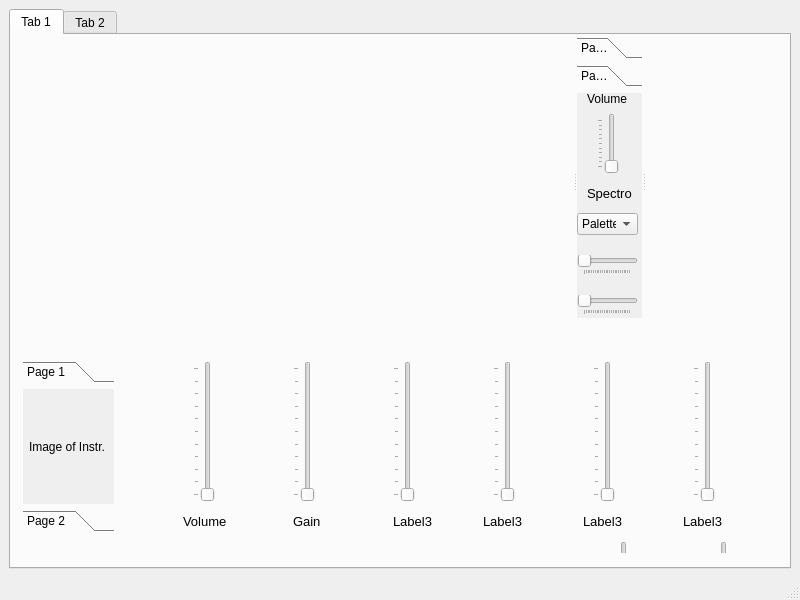
<?xml version="1.0" encoding="UTF-8"?>
<ui version="4.0">
 <class>MainWindow</class>
 <widget class="QMainWindow" name="MainWindow">
  <property name="geometry">
   <rect>
    <x>0</x>
    <y>0</y>
    <width>800</width>
    <height>600</height>
   </rect>
  </property>
  <property name="maximumSize">
   <size>
    <width>1000</width>
    <height>700</height>
   </size>
  </property>
  <property name="windowTitle">
   <string>MainWindow</string>
  </property>
  <widget class="QWidget" name="centralwidget">
   <layout class="QHBoxLayout" name="horizontalLayout">
    <item>
     <widget class="QTabWidget" name="tabWidget">
      <property name="currentIndex">
       <number>0</number>
      </property>
      <widget class="QWidget" name="tab">
       <attribute name="title">
        <string>Tab 1</string>
       </attribute>
       <widget class="QWidget" name="">
        <property name="geometry">
         <rect>
          <x>2</x>
          <y>0</y>
          <width>802</width>
          <height>518</height>
         </rect>
        </property>
        <layout class="QVBoxLayout" name="verticalLayout">
         <item>
          <widget class="QWidget" name="widget" native="true">
           <property name="minimumSize">
            <size>
             <width>0</width>
             <height>300</height>
            </size>
           </property>
           <widget class="QSplitter" name="splitter">
            <property name="geometry">
             <rect>
              <x>10</x>
              <y>0</y>
              <width>761</width>
              <height>291</height>
             </rect>
            </property>
            <property name="orientation">
             <enum>Qt::Horizontal</enum>
            </property>
            <widget class="QWidget" name="MainGraph" native="true">
             <property name="minimumSize">
              <size>
               <width>400</width>
               <height>0</height>
              </size>
             </property>
            </widget>
            <widget class="QWidget" name="MainSpectroControls" native="true">
             <property name="minimumSize">
              <size>
               <width>60</width>
               <height>0</height>
              </size>
             </property>
             <property name="maximumSize">
              <size>
               <width>65</width>
               <height>16777215</height>
              </size>
             </property>
             <widget class="QToolBox" name="MainControl">
              <property name="geometry">
               <rect>
                <x>0</x>
                <y>2</y>
                <width>69</width>
                <height>281</height>
               </rect>
              </property>
              <property name="currentIndex">
               <number>1</number>
              </property>
              <widget class="QWidget" name="page_3">
               <property name="geometry">
                <rect>
                 <x>0</x>
                 <y>0</y>
                 <width>69</width>
                 <height>227</height>
                </rect>
               </property>
               <attribute name="label">
                <string>Page 1</string>
               </attribute>
               <widget class="QPushButton" name="SpectroButton">
                <property name="geometry">
                 <rect>
                  <x>0</x>
                  <y>20</y>
                  <width>61</width>
                  <height>23</height>
                 </rect>
                </property>
                <property name="text">
                 <string>Spectro</string>
                </property>
               </widget>
               <widget class="QPushButton" name="PlayButton">
                <property name="geometry">
                 <rect>
                  <x>0</x>
                  <y>60</y>
                  <width>61</width>
                  <height>23</height>
                 </rect>
                </property>
                <property name="text">
                 <string>Play</string>
                </property>
               </widget>
               <widget class="QPushButton" name="OpenFileButton">
                <property name="geometry">
                 <rect>
                  <x>0</x>
                  <y>0</y>
                  <width>61</width>
                  <height>23</height>
                 </rect>
                </property>
                <property name="styleSheet">
                 <string notr="true">radius:&quot;3&quot;;</string>
                </property>
                <property name="text">
                 <string>Open File</string>
                </property>
               </widget>
               <widget class="QPushButton" name="PauseButton">
                <property name="geometry">
                 <rect>
                  <x>0</x>
                  <y>80</y>
                  <width>61</width>
                  <height>23</height>
                 </rect>
                </property>
                <property name="text">
                 <string>Pause</string>
                </property>
               </widget>
               <widget class="QPushButton" name="FasterButton">
                <property name="geometry">
                 <rect>
                  <x>0</x>
                  <y>140</y>
                  <width>61</width>
                  <height>23</height>
                 </rect>
                </property>
                <property name="text">
                 <string>Faster</string>
                </property>
               </widget>
               <widget class="QPushButton" name="SlowerButton">
                <property name="geometry">
                 <rect>
                  <x>0</x>
                  <y>120</y>
                  <width>61</width>
                  <height>23</height>
                 </rect>
                </property>
                <property name="text">
                 <string>Slower</string>
                </property>
               </widget>
               <widget class="QPushButton" name="ZoomInButton">
                <property name="geometry">
                 <rect>
                  <x>0</x>
                  <y>180</y>
                  <width>61</width>
                  <height>23</height>
                 </rect>
                </property>
                <property name="text">
                 <string>Zoom in</string>
                </property>
               </widget>
               <widget class="QPushButton" name="ZoomOutButton">
                <property name="geometry">
                 <rect>
                  <x>0</x>
                  <y>200</y>
                  <width>61</width>
                  <height>23</height>
                 </rect>
                </property>
                <property name="text">
                 <string>Zoom out</string>
                </property>
               </widget>
              </widget>
              <widget class="QWidget" name="page_4">
               <property name="geometry">
                <rect>
                 <x>0</x>
                 <y>0</y>
                 <width>69</width>
                 <height>227</height>
                </rect>
               </property>
               <attribute name="label">
                <string>Page 2</string>
               </attribute>
               <widget class="QSlider" name="AudioVolumeSlider">
                <property name="geometry">
                 <rect>
                  <x>20</x>
                  <y>20</y>
                  <width>22</width>
                  <height>61</height>
                 </rect>
                </property>
                <property name="maximum">
                 <number>10</number>
                </property>
                <property name="orientation">
                 <enum>Qt::Vertical</enum>
                </property>
                <property name="tickPosition">
                 <enum>QSlider::TicksAbove</enum>
                </property>
                <property name="tickInterval">
                 <number>1</number>
                </property>
               </widget>
               <widget class="QLabel" name="MainVolumeLabel">
                <property name="geometry">
                 <rect>
                  <x>10</x>
                  <y>-10</y>
                  <width>51</width>
                  <height>31</height>
                 </rect>
                </property>
                <property name="font">
                 <font>
                  <pointsize>9</pointsize>
                 </font>
                </property>
                <property name="text">
                 <string>Volume</string>
                </property>
               </widget>
               <widget class="QLabel" name="SpectroLabel">
                <property name="geometry">
                 <rect>
                  <x>10</x>
                  <y>90</y>
                  <width>47</width>
                  <height>21</height>
                 </rect>
                </property>
                <property name="font">
                 <font>
                  <pointsize>10</pointsize>
                 </font>
                </property>
                <property name="text">
                 <string>Spectro</string>
                </property>
               </widget>
               <widget class="QComboBox" name="PaletteComboBox">
                <property name="geometry">
                 <rect>
                  <x>0</x>
                  <y>120</y>
                  <width>61</width>
                  <height>22</height>
                 </rect>
                </property>
                <item>
                 <property name="text">
                  <string>Palettes</string>
                 </property>
                </item>
               </widget>
               <widget class="QSlider" name="Spec_minSLider">
                <property name="geometry">
                 <rect>
                  <x>0</x>
                  <y>162</y>
                  <width>61</width>
                  <height>20</height>
                 </rect>
                </property>
                <property name="maximum">
                 <number>255</number>
                </property>
                <property name="orientation">
                 <enum>Qt::Horizontal</enum>
                </property>
                <property name="tickPosition">
                 <enum>QSlider::TicksBelow</enum>
                </property>
               </widget>
               <widget class="QSlider" name="Spec_MaxSlider">
                <property name="geometry">
                 <rect>
                  <x>0</x>
                  <y>202</y>
                  <width>61</width>
                  <height>20</height>
                 </rect>
                </property>
                <property name="maximum">
                 <number>255</number>
                </property>
                <property name="tracking">
                 <bool>true</bool>
                </property>
                <property name="orientation">
                 <enum>Qt::Horizontal</enum>
                </property>
                <property name="tickPosition">
                 <enum>QSlider::TicksBelow</enum>
                </property>
               </widget>
              </widget>
             </widget>
            </widget>
            <widget class="QWidget" name="SpectroChannel" native="true"/>
           </widget>
          </widget>
         </item>
         <item>
          <widget class="QWidget" name="Equalizer" native="true">
           <widget class="QToolBox" name="EqualizerControl">
            <property name="geometry">
             <rect>
              <x>10</x>
              <y>20</y>
              <width>91</width>
              <height>171</height>
             </rect>
            </property>
            <property name="currentIndex">
             <number>0</number>
            </property>
            <widget class="QWidget" name="page_5">
             <property name="geometry">
              <rect>
               <x>0</x>
               <y>0</y>
               <width>91</width>
               <height>117</height>
              </rect>
             </property>
             <attribute name="label">
              <string>Page 1</string>
             </attribute>
             <widget class="QLabel" name="ImageOFInstHolder">
              <property name="geometry">
               <rect>
                <x>6</x>
                <y>2</y>
                <width>81</width>
                <height>111</height>
               </rect>
              </property>
              <property name="text">
               <string>Image of Instr.</string>
              </property>
             </widget>
            </widget>
            <widget class="QWidget" name="page_6">
             <property name="geometry">
              <rect>
               <x>0</x>
               <y>0</y>
               <width>91</width>
               <height>117</height>
              </rect>
             </property>
             <attribute name="label">
              <string>Page 2</string>
             </attribute>
             <widget class="QPushButton" name="Instrument_4">
              <property name="geometry">
               <rect>
                <x>10</x>
                <y>0</y>
                <width>75</width>
                <height>23</height>
               </rect>
              </property>
              <property name="text">
               <string>Inst 1</string>
              </property>
             </widget>
             <widget class="QPushButton" name="Instrument_2">
              <property name="geometry">
               <rect>
                <x>10</x>
                <y>30</y>
                <width>75</width>
                <height>23</height>
               </rect>
              </property>
              <property name="text">
               <string>Inst 2</string>
              </property>
             </widget>
             <widget class="QPushButton" name="Instrument_3">
              <property name="geometry">
               <rect>
                <x>10</x>
                <y>60</y>
                <width>75</width>
                <height>23</height>
               </rect>
              </property>
              <property name="text">
               <string>Inst 3</string>
              </property>
             </widget>
            </widget>
           </widget>
           <widget class="QSlider" name="EqualizerVolume">
            <property name="geometry">
             <rect>
              <x>180</x>
              <y>20</y>
              <width>22</width>
              <height>141</height>
             </rect>
            </property>
            <property name="maximum">
             <number>10</number>
            </property>
            <property name="orientation">
             <enum>Qt::Vertical</enum>
            </property>
            <property name="tickPosition">
             <enum>QSlider::TicksAbove</enum>
            </property>
           </widget>
           <widget class="QSlider" name="EqualizerGain">
            <property name="geometry">
             <rect>
              <x>280</x>
              <y>20</y>
              <width>22</width>
              <height>141</height>
             </rect>
            </property>
            <property name="maximum">
             <number>10</number>
            </property>
            <property name="orientation">
             <enum>Qt::Vertical</enum>
            </property>
            <property name="tickPosition">
             <enum>QSlider::TicksAbove</enum>
            </property>
           </widget>
           <widget class="QSlider" name="verticalSlider_4">
            <property name="geometry">
             <rect>
              <x>380</x>
              <y>20</y>
              <width>22</width>
              <height>141</height>
             </rect>
            </property>
            <property name="maximum">
             <number>10</number>
            </property>
            <property name="orientation">
             <enum>Qt::Vertical</enum>
            </property>
            <property name="tickPosition">
             <enum>QSlider::TicksAbove</enum>
            </property>
           </widget>
           <widget class="QSlider" name="verticalSlider_5">
            <property name="geometry">
             <rect>
              <x>480</x>
              <y>20</y>
              <width>22</width>
              <height>141</height>
             </rect>
            </property>
            <property name="maximum">
             <number>10</number>
            </property>
            <property name="orientation">
             <enum>Qt::Vertical</enum>
            </property>
            <property name="tickPosition">
             <enum>QSlider::TicksAbove</enum>
            </property>
           </widget>
           <widget class="QSlider" name="verticalSlider_6">
            <property name="geometry">
             <rect>
              <x>580</x>
              <y>20</y>
              <width>22</width>
              <height>141</height>
             </rect>
            </property>
            <property name="maximum">
             <number>10</number>
            </property>
            <property name="orientation">
             <enum>Qt::Vertical</enum>
            </property>
            <property name="tickPosition">
             <enum>QSlider::TicksAbove</enum>
            </property>
           </widget>
           <widget class="QSlider" name="verticalSlider_7">
            <property name="geometry">
             <rect>
              <x>680</x>
              <y>20</y>
              <width>22</width>
              <height>141</height>
             </rect>
            </property>
            <property name="maximum">
             <number>10</number>
            </property>
            <property name="orientation">
             <enum>Qt::Vertical</enum>
            </property>
            <property name="tickPosition">
             <enum>QSlider::TicksAbove</enum>
            </property>
           </widget>
           <widget class="QLabel" name="VolumeLabel">
            <property name="geometry">
             <rect>
              <x>170</x>
              <y>170</y>
              <width>61</width>
              <height>20</height>
             </rect>
            </property>
            <property name="font">
             <font>
              <pointsize>10</pointsize>
             </font>
            </property>
            <property name="text">
             <string>Volume</string>
            </property>
           </widget>
           <widget class="QLabel" name="VolumeLabel_2">
            <property name="geometry">
             <rect>
              <x>280</x>
              <y>170</y>
              <width>61</width>
              <height>20</height>
             </rect>
            </property>
            <property name="font">
             <font>
              <pointsize>10</pointsize>
             </font>
            </property>
            <property name="text">
             <string>Gain</string>
            </property>
           </widget>
           <widget class="QLabel" name="VolumeLabel_3">
            <property name="geometry">
             <rect>
              <x>380</x>
              <y>170</y>
              <width>61</width>
              <height>20</height>
             </rect>
            </property>
            <property name="font">
             <font>
              <pointsize>10</pointsize>
             </font>
            </property>
            <property name="text">
             <string>Label3</string>
            </property>
           </widget>
           <widget class="QWidget" name="Equalizer_2" native="true">
            <property name="geometry">
             <rect>
              <x>420</x>
              <y>180</y>
              <width>800</width>
              <height>210</height>
             </rect>
            </property>
            <widget class="QSlider" name="verticalSlider_8">
             <property name="geometry">
              <rect>
               <x>180</x>
               <y>20</y>
               <width>22</width>
               <height>141</height>
              </rect>
             </property>
             <property name="orientation">
              <enum>Qt::Vertical</enum>
             </property>
            </widget>
            <widget class="QSlider" name="verticalSlider_9">
             <property name="geometry">
              <rect>
               <x>280</x>
               <y>20</y>
               <width>22</width>
               <height>141</height>
              </rect>
             </property>
             <property name="orientation">
              <enum>Qt::Vertical</enum>
             </property>
            </widget>
            <widget class="QSlider" name="verticalSlider_10">
             <property name="geometry">
              <rect>
               <x>380</x>
               <y>20</y>
               <width>22</width>
               <height>141</height>
              </rect>
             </property>
             <property name="orientation">
              <enum>Qt::Vertical</enum>
             </property>
            </widget>
            <widget class="QSlider" name="verticalSlider_11">
             <property name="geometry">
              <rect>
               <x>480</x>
               <y>20</y>
               <width>22</width>
               <height>141</height>
              </rect>
             </property>
             <property name="orientation">
              <enum>Qt::Vertical</enum>
             </property>
            </widget>
            <widget class="QSlider" name="verticalSlider_12">
             <property name="geometry">
              <rect>
               <x>580</x>
               <y>20</y>
               <width>22</width>
               <height>141</height>
              </rect>
             </property>
             <property name="orientation">
              <enum>Qt::Vertical</enum>
             </property>
            </widget>
            <widget class="QSlider" name="verticalSlider_13">
             <property name="geometry">
              <rect>
               <x>680</x>
               <y>20</y>
               <width>22</width>
               <height>141</height>
              </rect>
             </property>
             <property name="orientation">
              <enum>Qt::Vertical</enum>
             </property>
            </widget>
            <widget class="QLabel" name="VolumeLabel_4">
             <property name="geometry">
              <rect>
               <x>170</x>
               <y>170</y>
               <width>61</width>
               <height>20</height>
              </rect>
             </property>
             <property name="font">
              <font>
               <pointsize>10</pointsize>
              </font>
             </property>
             <property name="text">
              <string>Volume</string>
             </property>
            </widget>
            <widget class="QLabel" name="VolumeLabel_5">
             <property name="geometry">
              <rect>
               <x>280</x>
               <y>170</y>
               <width>61</width>
               <height>20</height>
              </rect>
             </property>
             <property name="font">
              <font>
               <pointsize>10</pointsize>
              </font>
             </property>
             <property name="text">
              <string>Gain</string>
             </property>
            </widget>
            <widget class="QLabel" name="VolumeLabel_6">
             <property name="geometry">
              <rect>
               <x>380</x>
               <y>170</y>
               <width>61</width>
               <height>20</height>
              </rect>
             </property>
             <property name="font">
              <font>
               <pointsize>10</pointsize>
              </font>
             </property>
             <property name="text">
              <string>Label3</string>
             </property>
            </widget>
           </widget>
           <widget class="QLabel" name="VolumeLabel_7">
            <property name="geometry">
             <rect>
              <x>470</x>
              <y>170</y>
              <width>61</width>
              <height>20</height>
             </rect>
            </property>
            <property name="font">
             <font>
              <pointsize>10</pointsize>
             </font>
            </property>
            <property name="text">
             <string>Label3</string>
            </property>
           </widget>
           <widget class="QLabel" name="VolumeLabel_8">
            <property name="geometry">
             <rect>
              <x>570</x>
              <y>170</y>
              <width>61</width>
              <height>20</height>
             </rect>
            </property>
            <property name="font">
             <font>
              <pointsize>10</pointsize>
             </font>
            </property>
            <property name="text">
             <string>Label3</string>
            </property>
           </widget>
           <widget class="QLabel" name="VolumeLabel_9">
            <property name="geometry">
             <rect>
              <x>670</x>
              <y>170</y>
              <width>61</width>
              <height>20</height>
             </rect>
            </property>
            <property name="font">
             <font>
              <pointsize>10</pointsize>
             </font>
            </property>
            <property name="text">
             <string>Label3</string>
            </property>
           </widget>
          </widget>
         </item>
        </layout>
       </widget>
      </widget>
      <widget class="QWidget" name="tab_2">
       <attribute name="title">
        <string>Tab 2</string>
       </attribute>
      </widget>
     </widget>
    </item>
   </layout>
  </widget>
  <widget class="QMenuBar" name="menubar">
   <property name="geometry">
    <rect>
     <x>0</x>
     <y>0</y>
     <width>800</width>
     <height>21</height>
    </rect>
   </property>
  </widget>
  <widget class="QStatusBar" name="statusbar"/>
 </widget>
 <resources/>
 <connections/>
</ui>
